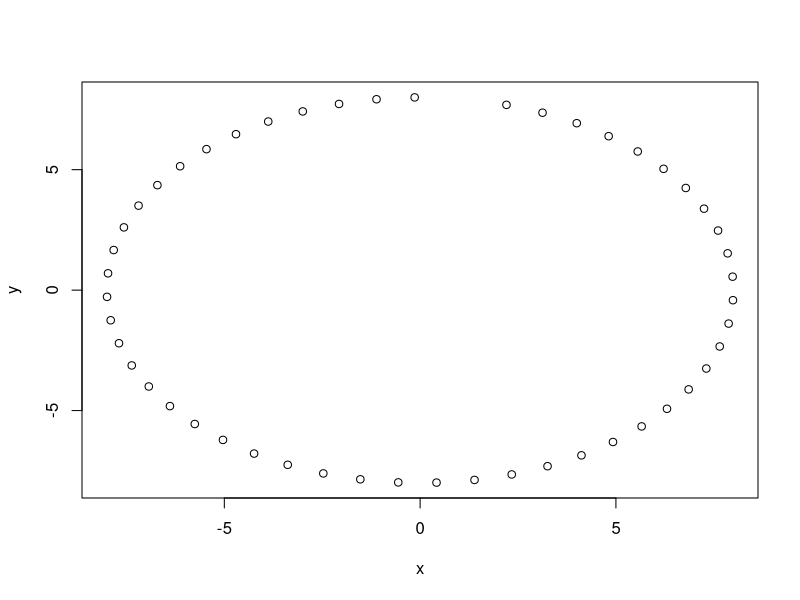

Generate this figure with R:
### project arctic coordinates to normal xy
# clean dir to start
wd <- 'arcticPlotting'
dir.create(wd)
setwd(wd)
rm(wd)

# lon/lats into xy coords (radius = lat)
coord_lonlat_xy_transform <- function(lon = NULL, lat = NULL) {
  radius <- 90-lat
  
  max90degrees <- lon
  
  for(i in 1:length(max90degrees)) {
    while(max90degrees[i] > 90) {
      max90degrees[i] <- max90degrees[i] - 90
    }
  }
  
  phi <- max90degrees * pi/180
  
  x <- radius * cos( phi )
  y <- radius * sin( phi )
  
  for(i in 1:length(lon)) {
    
    if(lon[i] >= 0 && lon[i] <= 90 ) {
      yt <- y[i]
      y[i] <- x[i]
      x[i] <- -yt
    }
  
    if(lon[i] > 90 && lon[i] <= 180 ) {
      x[i] <- -x[i]
      y[i] <- -y[i]
    }
    
    if(lon[i] > 180 && lon[i] <= 270 ) {
      yt <- y[i]
      y[i] <- -x[i]
      x[i] <- yt
    }
    
    if(lon[i] > 270 && lon[i] <= 360 ) {

    }
  }
  out <- data.frame(x,y)
}

### test stuff
lats <- runif(50,71,90)
lons <- runif(50,1,360)

lats <- NULL
lats[1:50] <- 82 
lons <- seq(1,350,by=7)

xycoords <- coord_lonlat_xy_transform(lon = lons, lat = lats)
plot(xycoords)

rm(lats,lons,xycoords)
